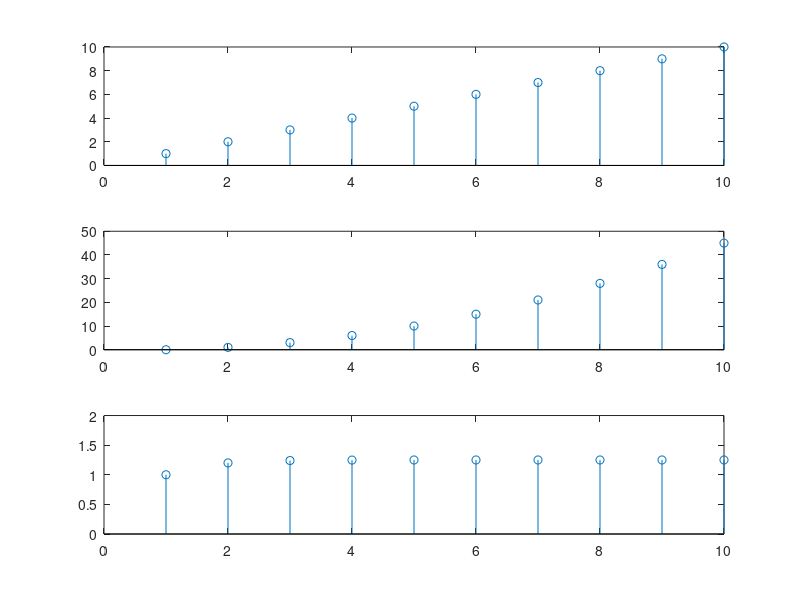

The MATLAB script that drew this image:
clear
n = 0:10;
y4 = 1*(n>=0);
y5 = n.*(n>0);
y6 = 0.2.^n;
convy1 = conv(y4,y4);
convy2 = conv(y4,y5);
convy3 = conv(y4,y6);
figure(11)
subplot(311)
stem(convy1)
axis([0 10 0 10])
subplot(312)
stem(convy2)
axis([0 10 0 50])
subplot(313)
stem(convy3)
axis([0 10 0 2])
